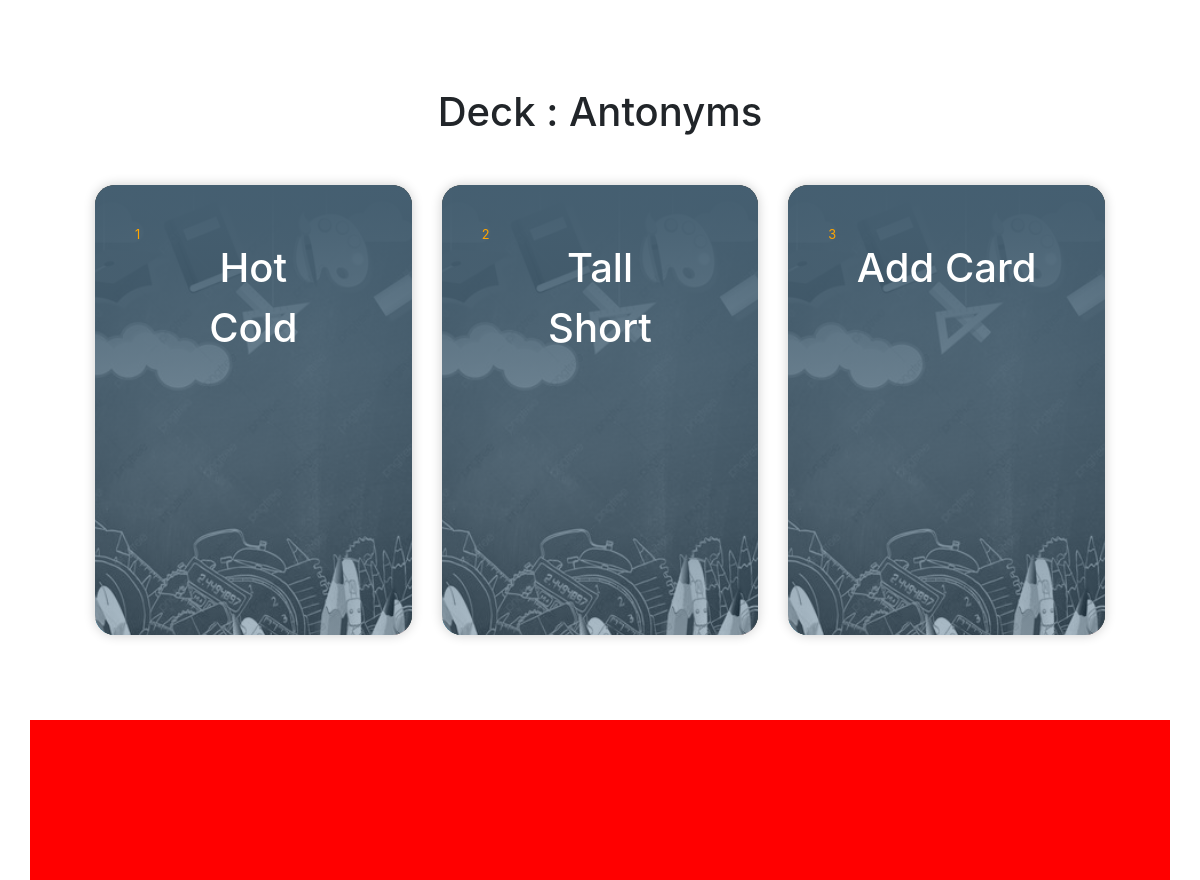
The page /deck/1/3/edit on the database its author committed.
### models.py (models this page shows)
class Decks(db.Model):
	__tablename__ = 'deck'
	deck_no = db.Column(db.Integer, primary_key=True,autoincrement=True)
	deck_name = db.Column(db.String, unique = True)

	class FlashCardsMaker(db.Model):
		__tablename__ = deckName
		sl_no = db.Column(db.Integer,primary_key=True,autoincrement=True)
		card_word = db.Column(db.String)
		card_ans = db.Column(db.String)

### app.py (the view)
@app.route("/deck/<user_id>/<deck_no>/edit", methods=["GET","POST"])
def editdeck(user_id, deck_no):
	deck = Decks.query.filter_by(deck_no = deck_no).first()
	deckName = deck.deck_name
	cards = deck_dict[deckName].query.filter_by()
	card_info = {i.sl_no:[i.card_word.capitalize(), i.card_ans.capitalize()] for i in cards}
	return render_template("editdeck.html", num = len(card_info),user_id=user_id, deck_name=deckName.capitalize(), card_info=card_info, deck_no= deck_no)

### templates/editdeck.html (shortened to what this page needs)
<html>
<head>
    <link href="https://maxcdn.bootstrapcdn.com/bootstrap/4.1.1/css/bootstrap.min.css" rel="stylesheet" id="bootstrap-css">
    <link href="{{url_for('static',filename='editdeck.css')}}" rel="stylesheet" id="login-css">
</head>
<body>
    <div class="container upper">
        <p><a href="/deck/{{user_id}}">BACK</a></p>
        <br><br>
        <h1>Deck : {{deck_name}}</h1>
    </div>
    <section class="wrapper">
        <div class="container middle">
            {% for row in range((num+1)//3+1) %}
            <div class="row" padding="20px">
                {% for col in range(3) %} {%if (row*3 + col
                < num)%} <div class="col-md-4">
                    <div class="card text-white card-has-bg click-col" style="background-image:url({{ url_for('static',filename='bgimg.jpg') }});">
                        <div class="card-img-overlay d-flex flex-column">
                            <div class="card-body">
                                <small class="card-meta mb-2">{{row * 3 + col + 1}}</small>
                                <h1 class="card-title mt-0 "><a class="text-white">{{card_info.get(row * 3 + col + 1)[0]}}</a></h1>
                                <h1 class="card-title mt-0 "><a class="text-white">{{card_info.get(row * 3 + col + 1)[1]}}</a></h1>
                            </div>
                        </div>
                    </div>
            </div>
            {% endif %} {%if (row*3 + col == num)%}
            <div class="col-md-4">
                <div class="card text-white card-has-bg click-col" style="background-image:url({{ url_for('static',filename='bgimg.jpg') }});">
                    <div class="card-img-overlay d-flex flex-column">
                        <div class="card-body">
                            <small class="card-meta mb-2">{{row * 3 + col + 1}}</small>
                            <h1 class="card-title mt-0 "><a class="text-white">Add Card</a></h1>
                        </div>
                    </div>
                </div>
            </div>
            {% endif %} {% endfor %}
        </div>
        {% endfor %}
        </div>
    </section>
    <div class="container lower">
    </div>
</body>
</html>

### static/editdeck.css (style rules this page uses)
body { background-color: #ffffff; }
.wrapper { margin: 10vh; }
.card { border: none; transition: all 500ms cubic-bezier(0.19, 1, 0.22, 1); overflow: hidden; border-radius: 20px; min-height: 450px; box-shadow: 0 0 12px 0 rgba(0, 0, 0, 0.2); }
.card.card-has-bg { transition: all 500ms cubic-bezier(0.19, 1, 0.22, 1); background-size: 120%; background-repeat: no-repeat; background-position: center center; }
.card.card-has-bg:before { content: ""; position: absolute; top: 0; right: 0; bottom: 0; left: 0; background: inherit; -webkit-filter: grayscale(1); -moz-filter: grayscale(100%); -ms-filter: grayscale(100%); -o-filter: grayscale(100%); filter: grayscale(100%); }
.card .card-meta { color: orange; }
.card .card-body { transition: all 500ms cubic-bezier(0.19, 1, 0.22, 1); }
.card .card-img-overlay { transition: all 800ms cubic-bezier(0.19, 1, 0.22, 1); background: #234f6d; background: linear-gradient(0deg, rgba(35, 79, 109, 0.3785889356) 0%, #455f71 100%); }
.row { padding-top: 25px; padding-bottom: 25px; }
a { text-decoration: none; color: white; }
h1 { text-align: center; }
.upper { height: 10vh; }
.middle { height: 60vh; }
.lower { background-color: red; height: 20vh; }

### rows shown on the page
Decks: deck_name "Antonyms"
FlashCardsMaker: row*3+col+1 "1", card_info.get(row*3+col+1)[0] "Hot", card_info.get(row*3+col+1)[1] "Cold"
FlashCardsMaker: row*3+col+1 "2", card_info.get(row*3+col+1)[0] "Tall", card_info.get(row*3+col+1)[1] "Short"

### other values the page prints
{{ row * 3 + col + 1 }} "3"
